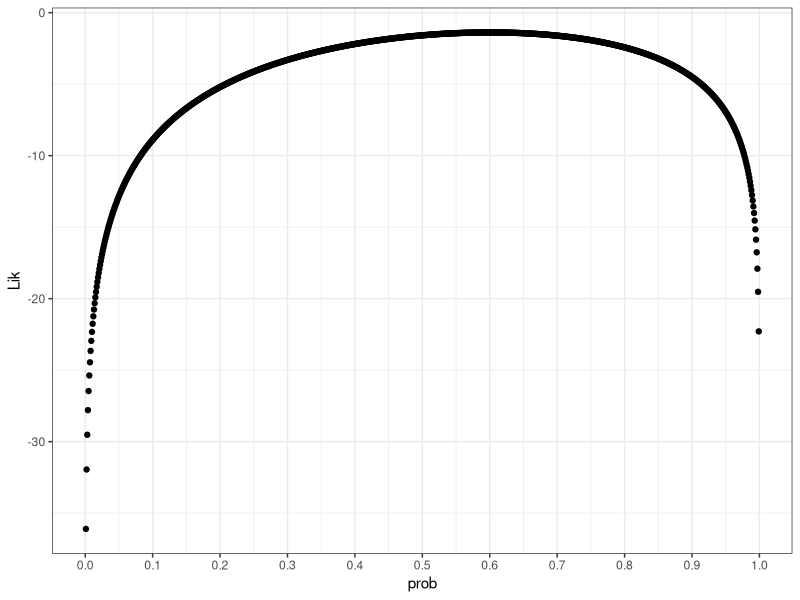

Recreate this plot in R. (Note: this script raises an error after producing the figure.)
## ---- chunk 1
knitr::opts_chunk$set(warning = FALSE, message = FALSE)
packages.needed<-c("ggplot2","reshape2","gridExtra","mvtnorm","bbmle")
lapply(packages.needed,FUN=require,character.only=T)
theme_set(theme_bw())
## ---- chunk 2
dbinom(x = 6, size = 10, prob = 0.5)
## ---- chunk 3
dbinom(x = 6, size = 10, prob = 0.5, log = TRUE)
## ---- chunk 4
DF4 = data.frame(prob = seq(from = 0.001, to = 0.999, by = 0.001))
## ---- chunk 5
LBinom = function(prob, x, size, log = TRUE){
  return(dbinom(x = x, size = size, prob = prob, log = log))
}
## ---- chunk 6
DF4$Lik = LBinom(prob = DF4$prob, x = 6, size = 10)
head(DF4)
## ---- chunk 7
ll_plt = ggplot(DF4, aes(prob, Lik)) +
  geom_point() +
  scale_x_continuous(breaks = seq(0, 1, 0.1))
ll_plt
## ---- chunk 8
which.max(DF4$Lik)
## ---- chunk 9
DF4[which.max(DF4$Lik),]
## ---- chunk 10
negL = function(prob, x, size, log = TRUE){
  -1 * dbinom(x = x, size = size, prob = prob, log = log)
}
## ---- chunk 11
prob.estimated = mle2(minuslogl = negL, data = list(x = 6, size = 10),
                      start = list(prob = 0.2))
summary(prob.estimated)
## ---- chunk 12
confint(prob.estimated)
